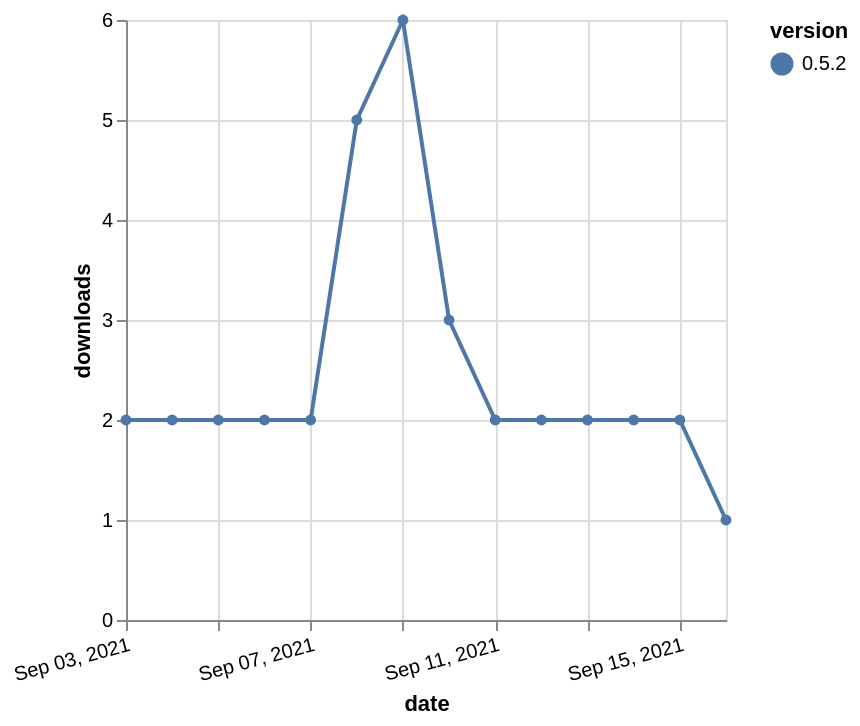

Specify this chart in Vega-Lite:
### Vega-Lite specification from a JSON file in a GitHub repository (floating-point values rounded to 4 significant figures)
{"$schema": "https://vega.github.io/schema/vega-lite/v5.json", "description": "A simple bar chart with embedded data.", "data": {"values": [{"date": "2021-09-03", "total": 3295, "delta": 2, "version": "0.5.2"}, {"date": "2021-09-04", "total": 3297, "delta": 2, "version": "0.5.2"}, {"date": "2021-09-05", "total": 3299, "delta": 2, "version": "0.5.2"}, {"date": "2021-09-06", "total": 3301, "delta": 2, "version": "0.5.2"}, {"date": "2021-09-07", "total": 3303, "delta": 2, "version": "0.5.2"}, {"date": "2021-09-08", "total": 3308, "delta": 5, "version": "0.5.2"}, {"date": "2021-09-09", "total": 3314, "delta": 6, "version": "0.5.2"}, {"date": "2021-09-10", "total": 3317, "delta": 3, "version": "0.5.2"}, {"date": "2021-09-11", "total": 3319, "delta": 2, "version": "0.5.2"}, {"date": "2021-09-12", "total": 3321, "delta": 2, "version": "0.5.2"}, {"date": "2021-09-13", "total": 3323, "delta": 2, "version": "0.5.2"}, {"date": "2021-09-14", "total": 3325, "delta": 2, "version": "0.5.2"}, {"date": "2021-09-15", "total": 3327, "delta": 2, "version": "0.5.2"}, {"date": "2021-09-16", "total": 3328, "delta": 1, "version": "0.5.2"}]}, "width": "container", "mark": {"type": "line", "point": {"filled": true}}, "encoding": {"x": {"field": "date", "type": "temporal", "timeUnit": "yearmonthdate", "title": "date", "axis": {"labelAngle": -15}}, "y": {"field": "delta", "type": "quantitative", "title": "downloads"}, "color": {"field": "version", "type": "nominal"}, "tooltip": {"field": "delta"}}}
